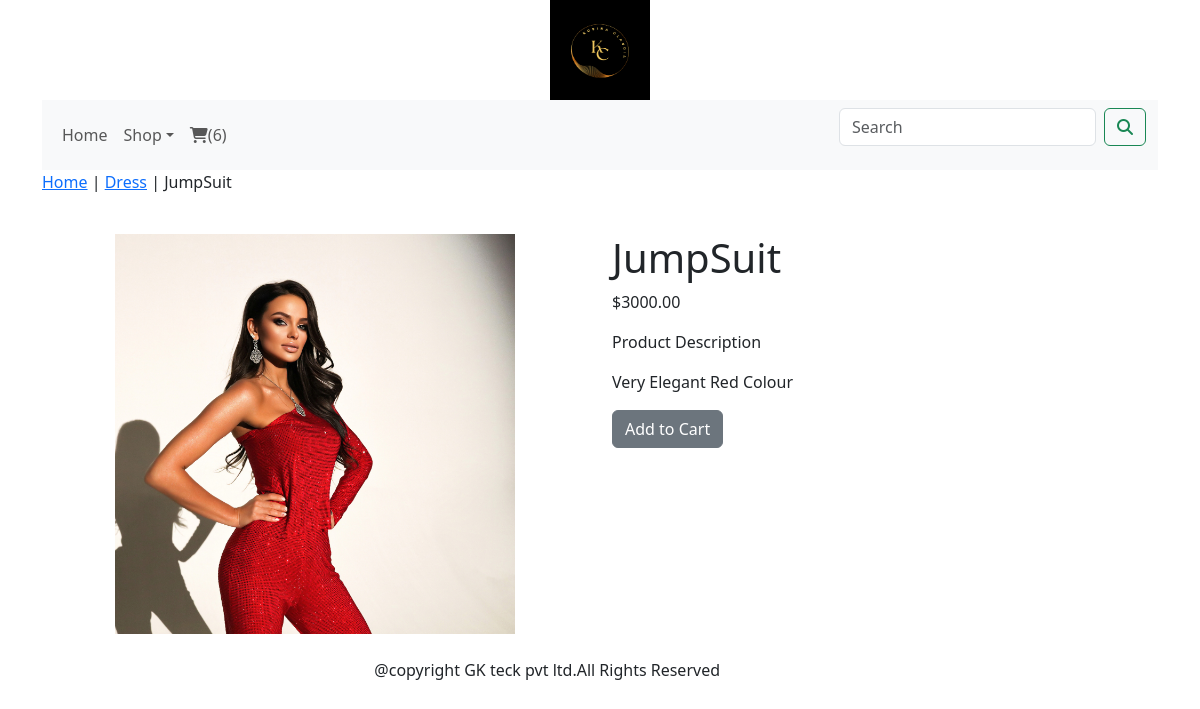
The app's page /shop/dress/jumpsuit/ with its own data.
### shop/models.py (models this page shows, shortened)
class Product(models.Model):
    name=models.CharField(max_length=250,unique=True)
    slug=models.SlugField(max_length=250,unique=True)
    description=models.TextField(blank=True)
    price=models.DecimalField(max_digits=10,decimal_places=2)
    category=models.ForeignKey(Category, on_delete=models.CASCADE)
    image=models.ImageField(upload_to='product',blank=True)
    stock=models.IntegerField()
    available=models.BooleanField(default=True)
    created=models.DateTimeField(auto_now_add=True)
    updated=models.DateTimeField(auto_now=True)
    class Meta:
        ordering=('name',)
        verbose_name='product'
        verbose_name_plural='product'

class Category(models.Model):
    name=models.CharField(max_length=250,unique=True)
    slug=models.SlugField(max_length=250,unique=True)
    description=models.TextField(blank=True)
    image=models.ImageField(upload_to='category',blank=True)
    class Meta:
        ordering=('name',)
        verbose_name='category'
        verbose_name_plural='categories'
    def get_url(self):
        return reverse('shop:product_by_category',args=[self.slug])
    def __str__(self):
        return '{}'.format(self.name)

### shop/views.py (the view)
# urls.py: path('<slug:c_slug>/<slug:product_slug>/',views.proDetail, name='prodCatdetail'),
def proDetail(request,c_slug,product_slug):
    try:
        product=Product.objects.get(category__slug=c_slug,slug=product_slug)
    except Exception as e:
            raise e
    return render(request,'product.html',{'product':product})

### cart/context_processors.py (called while the page is built)
def counter(request):
    item_count=0
    if 'admin' in request.path:
        return {}
    else:
       try:
           cart=Cart.objects.filter(cart_id=_cart_id(request))
           car_items=CartItem.objects.all().filter(cart=cart[:1])
           for cart_item in car_items:
               item_count += cart_item.quantity
       except Cart.DoesNotExist:
           item_count=0
    return dict(item_count=item_count)

### cart/views.py (called while the page is built)
def _cart_id(request):
    cart=request.session.session_key
    if not cart:
        cart=request.session.create()
    return Cart

### shop/context_processors.py (called while the page is built)
def menu_links(request):
    links=Category.objects.all()
    return dict(links=links)

### templates/product.html (shortened to what this page needs)
{% extends 'base.html' %}
{% load static %}
{% block content %}
<div class="row my_prod_row_class">
    <div class="mx_auto">
        <p>
            <a href="{% url 'shop:allProdCat' %}">Home</a>&nbsp;| <a href="{{product.category.get_url}}">{{product.category}}</a> | {{product.name}}
        </p>
    </div>
    <div class="container">
<br>
<div class="row">
    <div class="col-md-12 col-sm-12 col-md-12 col-lg-6 text-center">
        <div style="min-width:18rem;">
            <img src="{{product.image.url}}" alt="{{product.name}}" widtht="400;" height="400;">
        </div>
    </div>
    <div class="col-12 col-sm-12 col-md-12 col-lg-6">
        <div>
        <h1 class="my_prod_title">{{product.name}}</h1>
        <p>${{product.price}}</p>
        <p class="my_title">Product Description</p>
        <p class="text-justify my_prod_text">{{product.description}}</p>
        {% if product.stock <= 0 %}
        <p class="text-justify my_prod_text"><b>Out Of Stock</b></p>
        {% else %}
        <a class="btn btn-secondary" href="{% url 'cart:add_cart' product.id %}">Add to Cart</a>
        {% endif %}
    </div>
</div>
</div>
</div>
</div>
{% endblock %}

### records on screen
Product: category "Dress", name "JumpSuit", image (picture), price "3000.00", description "Very Elegant Red Colour"

### other values on screen
{{ item_count }} "6"
